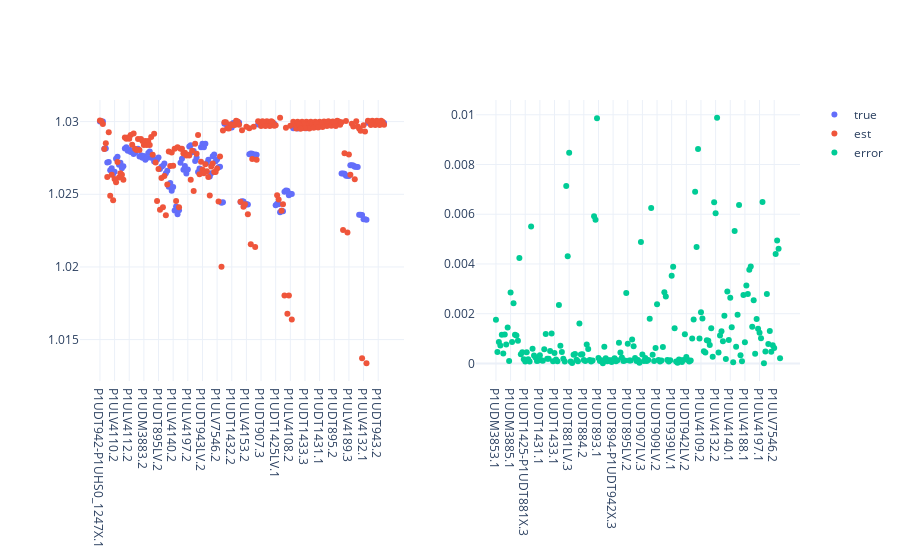

The notebook cell this image was saved under:
### Markdown cell above
## Process Data

### Code cell
ts = dt.datetime(2017, 5, 1, 12)
true = true_voltages.loc[ts].abs() / base_voltages
est = est_voltages.loc[ts].abs() / base_voltages

error = (true - est).abs()
print("MSRE: ", sum(error)/len(error))

fig = make_subplots(rows=1, cols=2)
fig.add_trace(
    go.Scatter(name="true", x=true.index, y=true.values, mode="markers"), row=1, col=1
)
fig.add_trace(
    go.Scatter(name="est", x=est.index, y=est.values, mode="markers"), row=1, col=1
)
fig.add_trace(
    go.Scatter(name="error", x=error.index, y=error.values, mode="markers"),
    row=1,
    col=2,
)
fig.update_layout(template="plotly_white")
fig.show()

### Figure 1 — Plotly figure (JSON) as saved in the notebook; plotly's stock layout.template omitted (floating-point values rounded to 4 significant figures; data arrays with more than 128 entries replaced by an {"elided": "..."} marker saying what was removed)
{"data": [{"mode": "markers", "name": "true", "type": "scatter", "x": {"elided": "195 str values"}, "xaxis": "x", "y": {"elided": "195 float values"}, "yaxis": "y"}, {"mode": "markers", "name": "est", "type": "scatter", "x": {"elided": "195 str values"}, "xaxis": "x", "y": {"elided": "195 float values"}, "yaxis": "y"}, {"mode": "markers", "name": "error", "type": "scatter", "x": {"elided": "195 str values"}, "xaxis": "x2", "y": {"elided": "195 float values"}, "yaxis": "y2"}], "layout": {"autosize": true, "xaxis": {"anchor": "y", "autorange": true, "domain": [0, 0.45], "range": [-14.47, 208.5], "type": "category"}, "xaxis2": {"anchor": "y2", "autorange": true, "domain": [0.55, 1], "range": [-14.47, 208.5], "type": "category"}, "yaxis": {"anchor": "x", "autorange": true, "domain": [0, 1], "range": [1.011, 1.033], "type": "linear"}, "yaxis2": {"anchor": "x2", "autorange": true, "domain": [0, 1], "range": [-0.00133, 0.01122], "type": "linear"}}}
